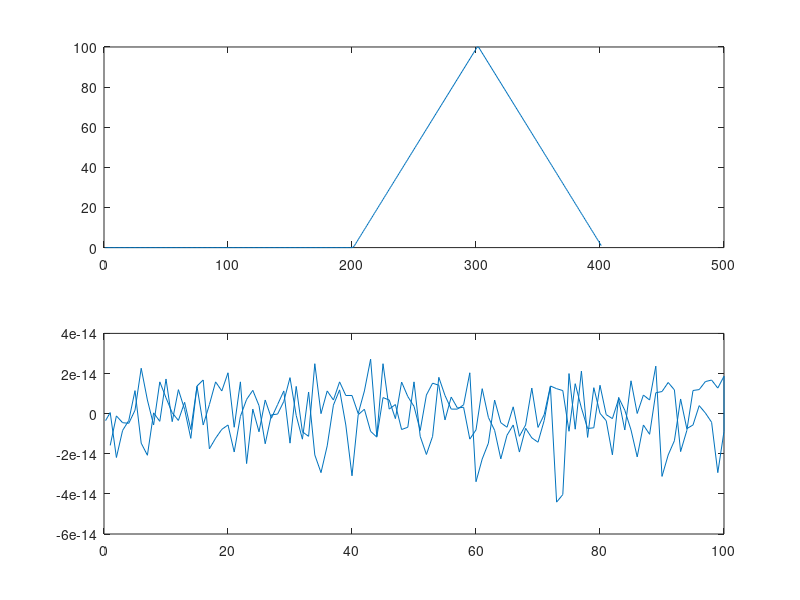

Here is the MATLAB script that generated this plot:
% convolution


t = -1:0.01:1;
u = (sign(t)+1)/2;
v = (sign(t)+1)/2;

c = conv(u,v);
subplot(2,1,1);
plot(c)

ff_x =fft(u);
ff_y =fft(v);
fft_z=ff_x .* ff_y;
subplot(2,1,2);
plot(ifft(fft_z))